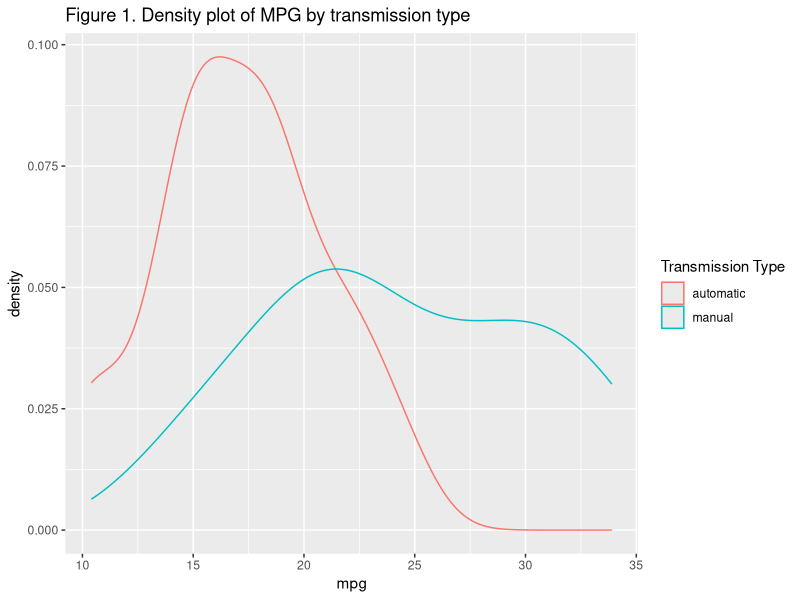
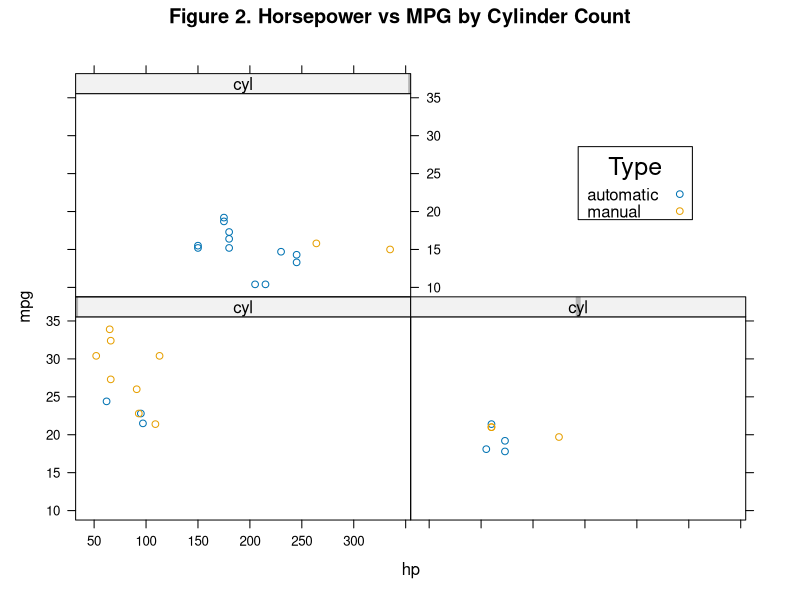
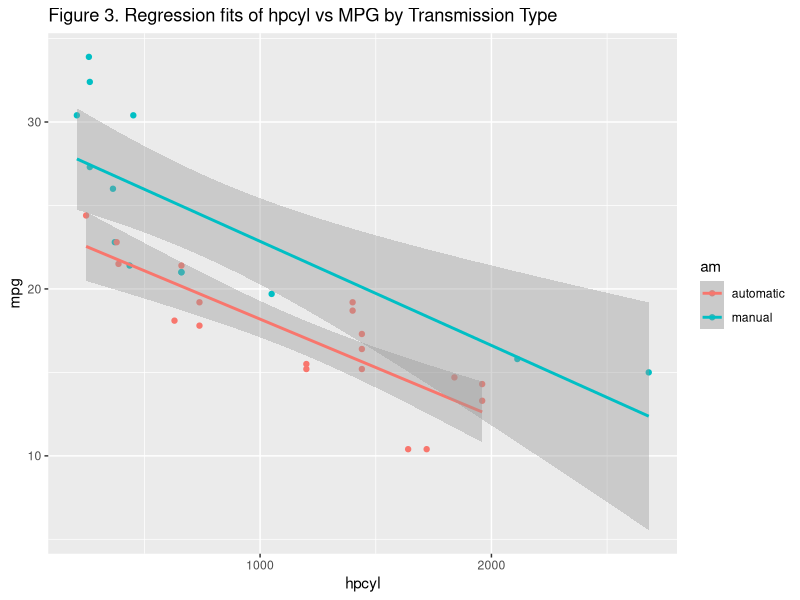
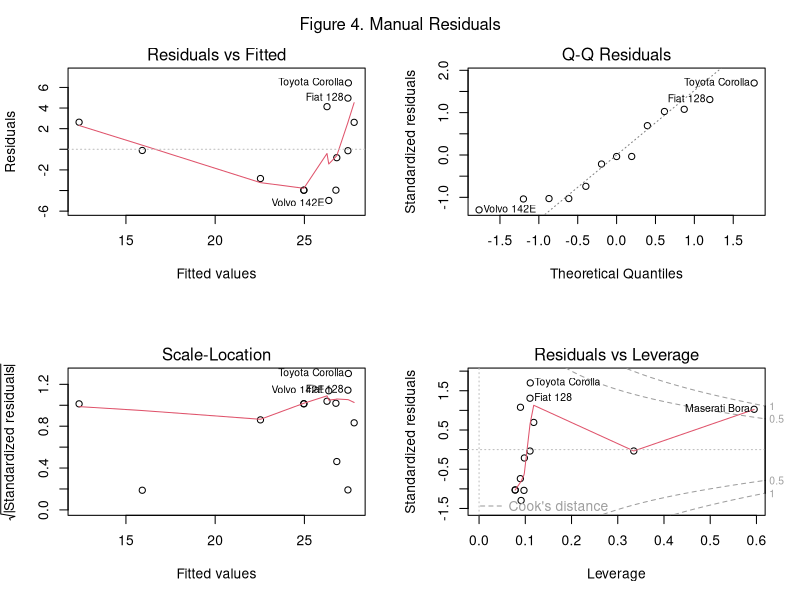
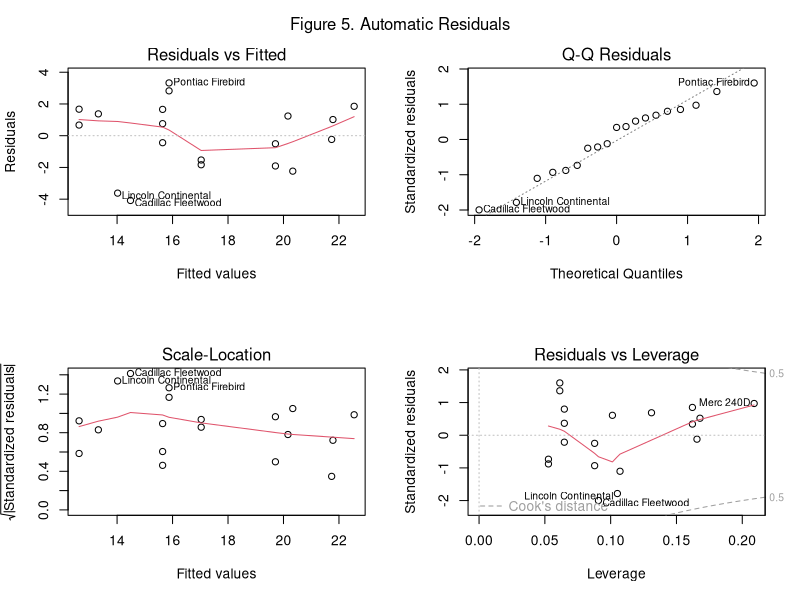

Here is the R script that generated these plots, in order:
## ---- chunk 1
library(ggplot2)
library(lattice)

data(mtcars)
data <- mtcars
data$am[data$am == 0] <- "automatic"
data$am[data$am == 1] <- "manual"
auto <- data[data$am == "automatic",]
manual <- data[data$am == "manual",]
data$ev <- data$hp * data$cyl * data$wt

data$hpcyl <- data$hp * data$cyl
lmA <- lm(mpg~hpcyl, data[data$am == "automatic",])
lmM <- lm(mpg~hpcyl, data[data$am == "manual",])
## ---- chunk 2

ggplot(data, aes(x=mpg, color=am)) + geom_density() + scale_colour_discrete(name = "Transmission Type") + ggtitle("Figure 1. Density plot of MPG by transmission type")
## ---- chunk 3
xyplot(mpg ~ hp | cyl, data, group=am, main = "Figure 2. Horsepower vs MPG by Cylinder Count", auto.key = list(title = "Type", 
                x = .75, y=1, corner = c(0,2), 
                border = TRUE, lines = FALSE))
## ---- chunk 4
data$hpcyl <- data$hp * data$cyl
qplot(hpcyl, mpg, data=data, col = am) +  geom_smooth(method='lm',formula=y~x) + ggtitle("Figure 3. Regression fits of hpcyl vs MPG by Transmission Type")
## ---- chunk 5
lmA <- lm(mpg~hpcyl, data[data$am == "automatic",])
lmM <- lm(mpg~hpcyl, data[data$am == "manual",])

par(mfrow=c(2,2))
plot(lmM); mtext("Figure 4. Manual Residuals", side = 3, line = -2, outer = TRUE) 
plot(lmA); mtext("Figure 5. Automatic Residuals", side = 3, line = -2, outer = TRUE) 
